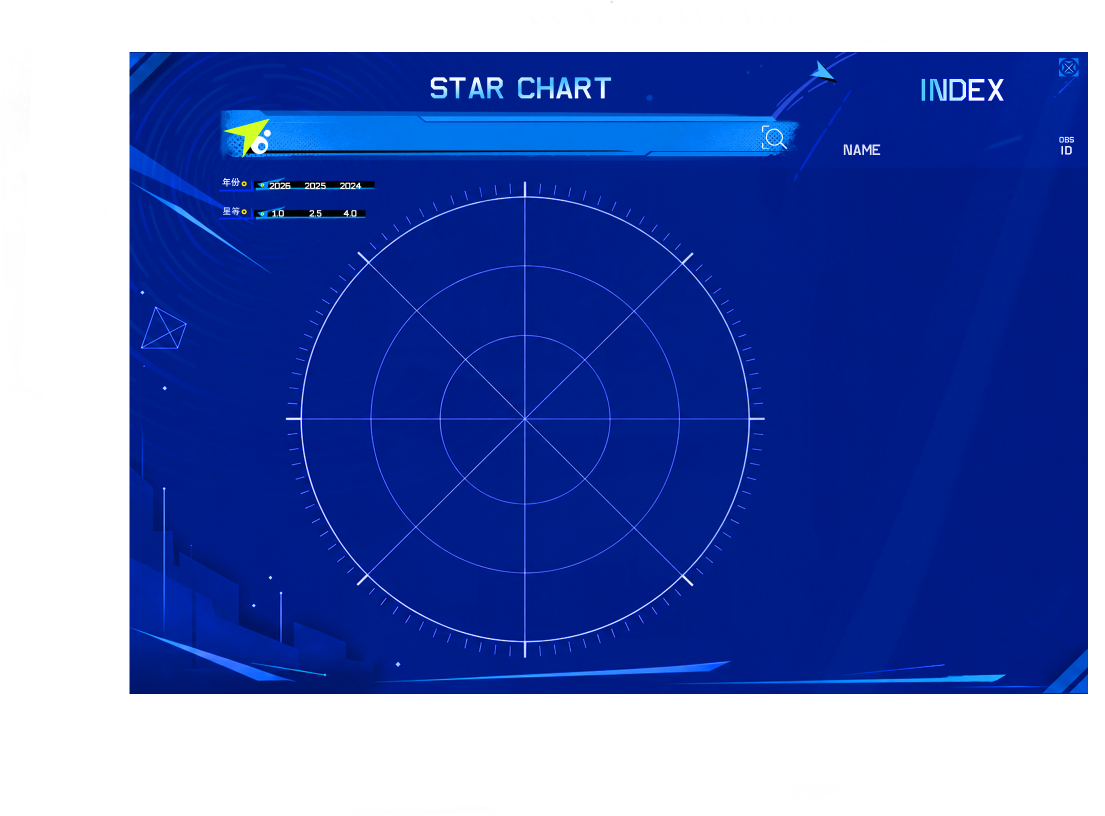
#> input picture assets/检索页/检索页v3.png, 2209 x 1631 px, found by its file name (shown at 1/2 size)
$ python compare-export.py
#> lines starting #> are read from the running program, lines starting #| are printed output that depends on the picture; pictures that were not available may be replaced by others from this repository, and a replacement may not be noted
from PIL import Image
import numpy as np
import hashlib
import json
from pathlib import Path

ref = np.array(Image.open('assets/检索页/检索页v3.png').crop((259, 104, 2176, 1388)).convert('RGB'))
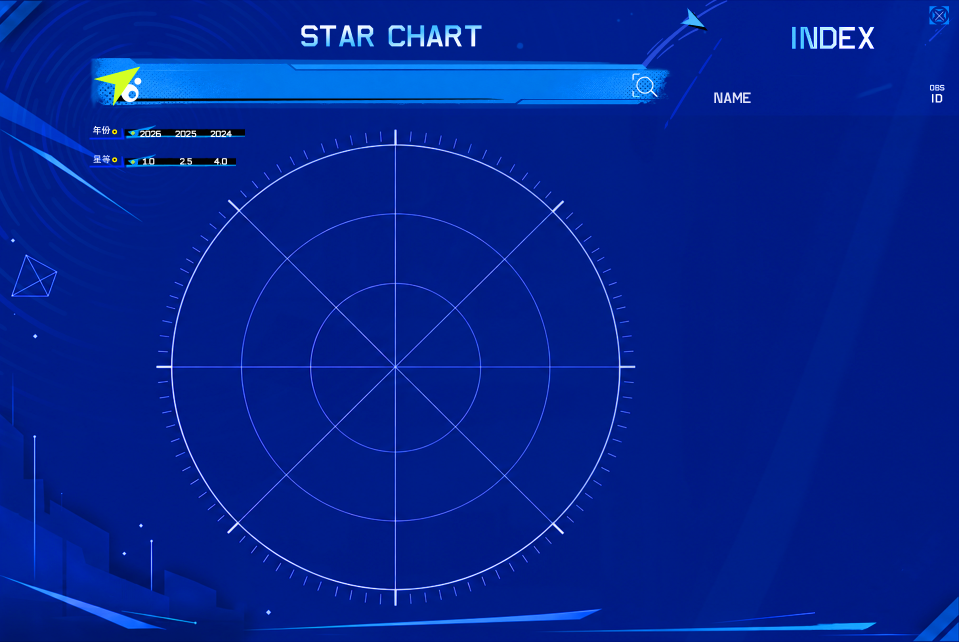
#> ref: shape (1284, 1917, 3) (shown at 1/2 size); mean R, G, B 2.9, 34.7, 142.2
composite = Path('.scratch/starry-search/evidence/v3-20261012/composite-v3.png')
actual = np.array(Image.open(composite).convert('RGB'))
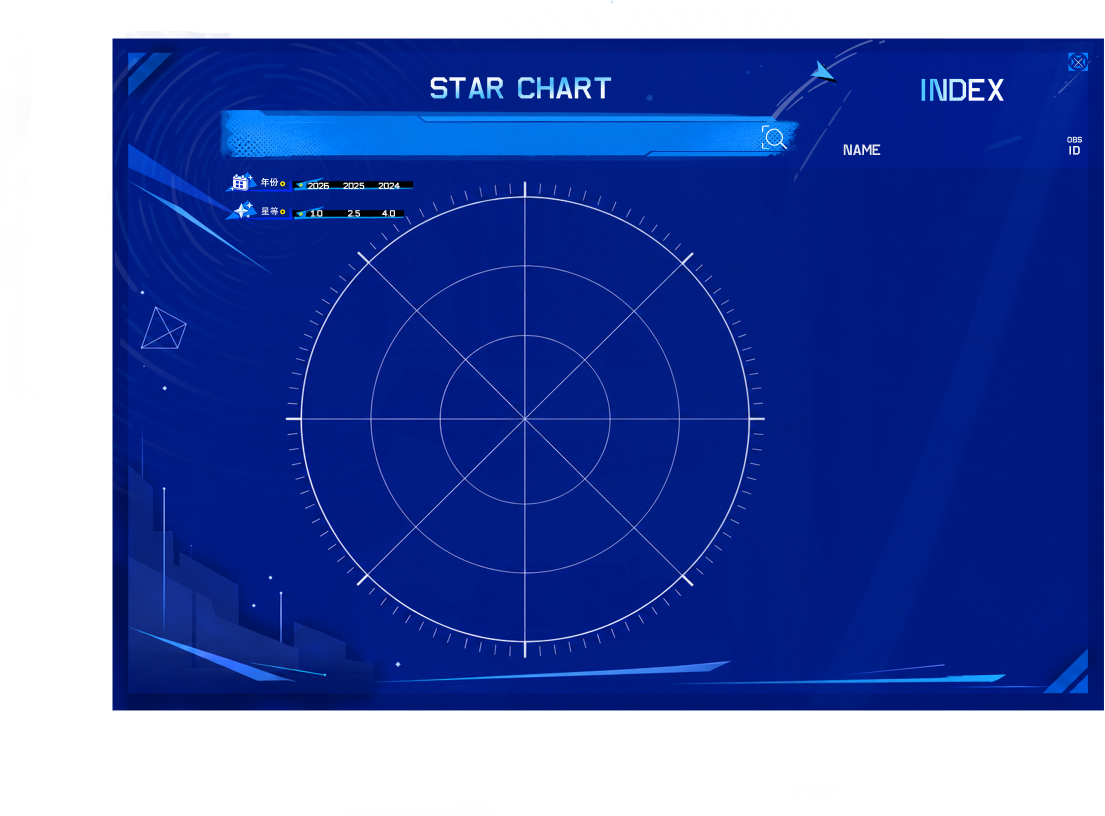
#> input picture assets/检索页/检索原型图.png, 2209 x 1631 px, given in place of composite-v3.png, which was not available (shown at 1/2 size)
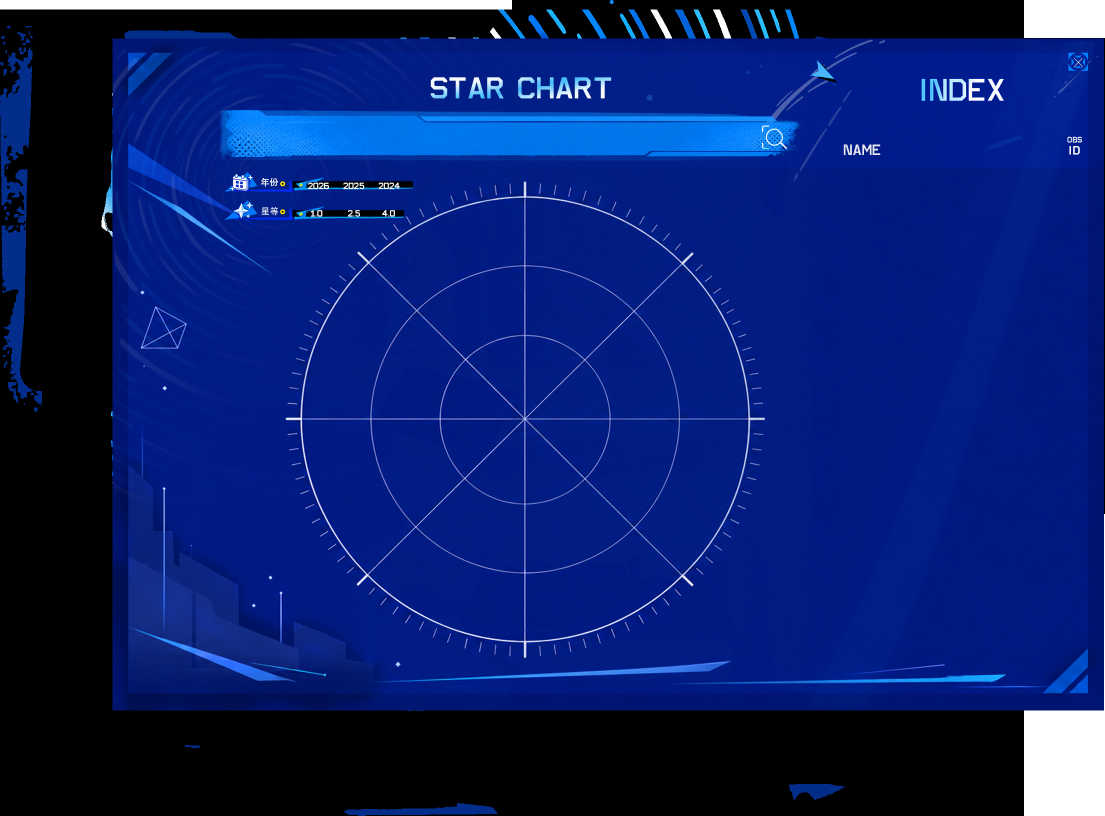
#> actual: shape (1631, 2209, 3) (shown at 1/2 size); mean R, G, B 7.9, 30.8, 107.5
#> (the run stopped early here; a loop or call above may not have finished)
